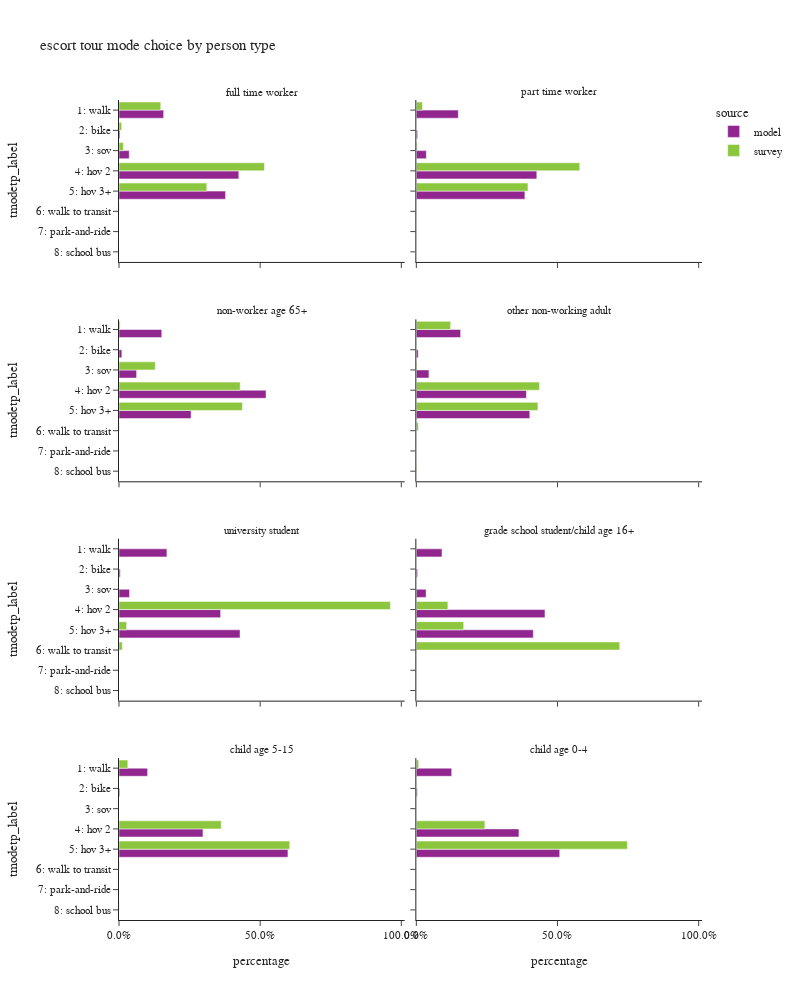

The notebook cell saved with this chart:
### Code cell
plot_mode_choice(es_tour,"pptyp_label",
                 {"pptyp_label":["full time worker","part time worker","non-worker age 65+","other non-working adult",
                                 "university student","grade school student/child age 16+","child age 5-15","child age 0-4"],
                  "tmodetp_label":["1: walk","2: bike","3: sov","4: hov 2","5: hov 3+","6: walk to transit",
                                   "7: park-and-ride","8: school bus","9: other–survey only"]},
                 "person type",
                 2,1000)

### Figure 1 — Plotly figure (JSON) as saved in the notebook; plotly's stock layout.template omitted (floating-point values rounded to 4 significant figures)
{"data": [{"alignmentgroup": "True", "customdata": [[30268], [724], [6923], [81200], [72216]], "hovertemplate": "source=model<br>pptyp_label=full time worker<br>percentage=%{x}<br>tmodetp_label=%{y}<br>sample count=%{customdata[0]}<extra></extra>", "legendgroup": "model", "marker": {"color": "#91268F", "pattern": {"shape": ""}}, "name": "model", "offsetgroup": "model", "orientation": "h", "showlegend": true, "textposition": "auto", "type": "bar", "x": [0.1582, 0.003784, 0.03618, 0.4244, 0.3774], "xaxis": "x7", "y": ["1: walk", "2: bike", "3: sov", "4: hov 2", "5: hov 3+"], "yaxis": "y7"}, {"alignmentgroup": "True", "customdata": [[35], [8], [10], [114], [66], [2]], "hovertemplate": "source=survey<br>pptyp_label=full time worker<br>percentage=%{x}<br>tmodetp_label=%{y}<br>sample count=%{customdata[0]}<extra></extra>", "legendgroup": "survey", "marker": {"color": "#8CC63E", "pattern": {"shape": ""}}, "name": "survey", "offsetgroup": "survey", "orientation": "h", "showlegend": true, "textposition": "auto", "type": "bar", "x": [0.1479, 0.009274, 0.01534, 0.5153, 0.311, 0.001134], "xaxis": "x7", "y": ["1: walk", "2: bike", "3: sov", "4: hov 2", "5: hov 3+", "6: walk to transit"], "yaxis": "y7"}, {"alignmentgroup": "True", "customdata": [[11288], [342], [2687], [32383], [29180]], "hovertemplate": "source=model<br>pptyp_label=part time worker<br>percentage=%{x}<br>tmodetp_label=%{y}<br>sample count=%{customdata[0]}<extra></extra>", "legendgroup": "model", "marker": {"color": "#91268F", "pattern": {"shape": ""}}, "name": "model", "offsetgroup": "model", "orientation": "h", "showlegend": false, "textposition": "auto", "type": "bar", "x": [0.1488, 0.004507, 0.03541, 0.4268, 0.3846], "xaxis": "x8", "y": ["1: walk", "2: bike", "3: sov", "4: hov 2", "5: hov 3+"], "yaxis": "y8"}, {"alignmentgroup": "True", "customdata": [[7], [2], [31], [28], [1]], "hovertemplate": "source=survey<br>pptyp_label=part time worker<br>percentage=%{x}<br>tmodetp_label=%{y}<br>sample count=%{customdata[0]}<extra></extra>", "legendgroup": "survey", "marker": {"color": "#8CC63E", "pattern": {"shape": ""}}, "name": "survey", "offsetgroup": "survey", "orientation": "h", "showlegend": false, "textposition": "auto", "type": "bar", "x": [0.02182, 0.003179, 0.5789, 0.3954, 0.0007061], "xaxis": "x8", "y": ["1: walk", "3: sov", "4: hov 2", "5: hov 3+", "6: walk to transit"], "yaxis": "y8"}, {"alignmentgroup": "True", "customdata": [[20532], [1374], [8450], [70589], [34589]], "hovertemplate": "source=model<br>pptyp_label=non-worker age 65+<br>percentage=%{x}<br>tmodetp_label=%{y}<br>sample count=%{customdata[0]}<extra></extra>", "legendgroup": "model", "marker": {"color": "#91268F", "pattern": {"shape": ""}}, "name": "model", "offsetgroup": "model", "orientation": "h", "showlegend": false, "textposition": "auto", "type": "bar", "x": [0.1515, 0.01014, 0.06235, 0.5208, 0.2552], "xaxis": "x5", "y": ["1: walk", "2: bike", "3: sov", "4: hov 2", "5: hov 3+"], "yaxis": "y5"}, {"alignmentgroup": "True", "customdata": [[5], [12], [40], [25], [1]], "hovertemplate": "source=survey<br>pptyp_label=non-worker age 65+<br>percentage=%{x}<br>tmodetp_label=%{y}<br>sample count=%{customdata[0]}<extra></extra>", "legendgroup": "survey", "marker": {"color": "#8CC63E", "pattern": {"shape": ""}}, "name": "survey", "offsetgroup": "survey", "orientation": "h", "showlegend": false, "textposition": "auto", "type": "bar", "x": [0.003936, 0.1285, 0.4293, 0.4371, 0.001111], "xaxis": "x5", "y": ["1: walk", "3: sov", "4: hov 2", "5: hov 3+", "6: walk to transit"], "yaxis": "y5"}, {"alignmentgroup": "True", "customdata": [[39319], [1658], [11194], [97732], [100739]], "hovertemplate": "source=model<br>pptyp_label=other non-working adult<br>percentage=%{x}<br>tmodetp_label=%{y}<br>sample count=%{customdata[0]}<extra></extra>", "legendgroup": "model", "marker": {"color": "#91268F", "pattern": {"shape": ""}}, "name": "model", "offsetgroup": "model", "orientation": "h", "showlegend": false, "textposition": "auto", "type": "bar", "x": [0.1569, 0.006615, 0.04466, 0.3899, 0.4019], "xaxis": "x6", "y": ["1: walk", "2: bike", "3: sov", "4: hov 2", "5: hov 3+"], "yaxis": "y6"}, {"alignmentgroup": "True", "customdata": [[21], [2], [5], [74], [40], [3], [1]], "hovertemplate": "source=survey<br>pptyp_label=other non-working adult<br>percentage=%{x}<br>tmodetp_label=%{y}<br>sample count=%{customdata[0]}<extra></extra>", "legendgroup": "survey", "marker": {"color": "#8CC63E", "pattern": {"shape": ""}}, "name": "survey", "offsetgroup": "survey", "orientation": "h", "showlegend": false, "textposition": "auto", "type": "bar", "x": [0.1214, 0.0008328, 0.002336, 0.4358, 0.4308, 0.007304, 0.001431], "xaxis": "x6", "y": ["1: walk", "2: bike", "3: sov", "4: hov 2", "5: hov 3+", "6: walk to transit", "8: school bus"], "yaxis": "y6"}, {"alignmentgroup": "True", "customdata": [[958], [25], [210], [2031], [2419]], "hovertemplate": "source=model<br>pptyp_label=university student<br>percentage=%{x}<br>tmodetp_label=%{y}<br>sample count=%{customdata[0]}<extra></extra>", "legendgroup": "model", "marker": {"color": "#91268F", "pattern": {"shape": ""}}, "name": "model", "offsetgroup": "model", "orientation": "h", "showlegend": false, "textposition": "auto", "type": "bar", "x": [0.1698, 0.00443, 0.03721, 0.3599, 0.4287], "xaxis": "x3", "y": ["1: walk", "2: bike", "3: sov", "4: hov 2", "5: hov 3+"], "yaxis": "y3"}, {"alignmentgroup": "True", "customdata": [[6], [1], [1]], "hovertemplate": "source=survey<br>pptyp_label=university student<br>percentage=%{x}<br>tmodetp_label=%{y}<br>sample count=%{customdata[0]}<extra></extra>", "legendgroup": "survey", "marker": {"color": "#8CC63E", "pattern": {"shape": ""}}, "name": "survey", "offsetgroup": "survey", "orientation": "h", "showlegend": false, "textposition": "auto", "type": "bar", "x": [0.9613, 0.02695, 0.01178], "xaxis": "x3", "y": ["4: hov 2", "5: hov 3+", "6: walk to transit"], "yaxis": "y3"}, {"alignmentgroup": "True", "customdata": [[490], [24], [187], [2456], [2233]], "hovertemplate": "source=model<br>pptyp_label=grade school student/child age 16+<br>percentage=%{x}<br>tmodetp_label=%{y}<br>sample count=%{customdata[0]}<extra></extra>", "legendgroup": "model", "marker": {"color": "#91268F", "pattern": {"shape": ""}}, "name": "model", "offsetgroup": "model", "orientation": "h", "showlegend": false, "textposition": "auto", "type": "bar", "x": [0.09091, 0.004453, 0.03469, 0.4557, 0.4143], "xaxis": "x4", "y": ["1: walk", "2: bike", "3: sov", "4: hov 2", "5: hov 3+"], "yaxis": "y4"}, {"alignmentgroup": "True", "customdata": [[4], [2], [1]], "hovertemplate": "source=survey<br>pptyp_label=grade school student/child age 16+<br>percentage=%{x}<br>tmodetp_label=%{y}<br>sample count=%{customdata[0]}<extra></extra>", "legendgroup": "survey", "marker": {"color": "#8CC63E", "pattern": {"shape": ""}}, "name": "survey", "offsetgroup": "survey", "orientation": "h", "showlegend": false, "textposition": "auto", "type": "bar", "x": [0.1117, 0.1678, 0.7206], "xaxis": "x4", "y": ["4: hov 2", "5: hov 3+", "6: walk to transit"], "yaxis": "y4"}, {"alignmentgroup": "True", "customdata": [[7184], [205], [21105], [42452]], "hovertemplate": "source=model<br>pptyp_label=child age 5-15<br>percentage=%{x}<br>tmodetp_label=%{y}<br>sample count=%{customdata[0]}<extra></extra>", "legendgroup": "model", "marker": {"color": "#91268F", "pattern": {"shape": ""}}, "name": "model", "offsetgroup": "model", "orientation": "h", "showlegend": false, "textposition": "auto", "type": "bar", "x": [0.1013, 0.00289, 0.2975, 0.5984], "xaxis": "x", "y": ["1: walk", "2: bike", "4: hov 2", "5: hov 3+"], "yaxis": "y"}, {"alignmentgroup": "True", "customdata": [[5], [12], [34], [1], [2]], "hovertemplate": "source=survey<br>pptyp_label=child age 5-15<br>percentage=%{x}<br>tmodetp_label=%{y}<br>sample count=%{customdata[0]}<extra></extra>", "legendgroup": "survey", "marker": {"color": "#8CC63E", "pattern": {"shape": ""}}, "name": "survey", "offsetgroup": "survey", "orientation": "h", "showlegend": false, "textposition": "auto", "type": "bar", "x": [0.03117, 0.362, 0.6048, 0.001156, 0.0008817], "xaxis": "x", "y": ["1: walk", "4: hov 2", "5: hov 3+", "6: walk to transit", "8: school bus"], "yaxis": "y"}, {"alignmentgroup": "True", "customdata": [[10326], [278], [29974], [41877]], "hovertemplate": "source=model<br>pptyp_label=child age 0-4<br>percentage=%{x}<br>tmodetp_label=%{y}<br>sample count=%{customdata[0]}<extra></extra>", "legendgroup": "model", "marker": {"color": "#91268F", "pattern": {"shape": ""}}, "name": "model", "offsetgroup": "model", "orientation": "h", "showlegend": false, "textposition": "auto", "type": "bar", "x": [0.1252, 0.003372, 0.3635, 0.5079], "xaxis": "x2", "y": ["1: walk", "2: bike", "4: hov 2", "5: hov 3+"], "yaxis": "y2"}, {"alignmentgroup": "True", "customdata": [[7], [1], [8], [33]], "hovertemplate": "source=survey<br>pptyp_label=child age 0-4<br>percentage=%{x}<br>tmodetp_label=%{y}<br>sample count=%{customdata[0]}<extra></extra>", "legendgroup": "survey", "marker": {"color": "#8CC63E", "pattern": {"shape": ""}}, "name": "survey", "offsetgroup": "survey", "orientation": "h", "showlegend": false, "textposition": "auto", "type": "bar", "x": [0.008587, 0.001095, 0.2428, 0.7475], "xaxis": "x2", "y": ["1: walk", "2: bike", "4: hov 2", "5: hov 3+"], "yaxis": "y2"}], "layout": {"annotations": [{"font": {}, "showarrow": false, "text": "child age 5-15", "x": 0.245, "xanchor": "center", "xref": "paper", "y": 0.1975, "yanchor": "bottom", "yref": "paper"}, {"font": {}, "showarrow": false, "text": "child age 0-4", "x": 0.755, "xanchor": "center", "xref": "paper", "y": 0.1975, "yanchor": "bottom", "yref": "paper"}, {"font": {}, "showarrow": false, "text": "university student", "x": 0.245, "xanchor": "center", "xref": "paper", "y": 0.465, "yanchor": "bottom", "yref": "paper"}, {"font": {}, "showarrow": false, "text": "grade school student/child age 16+", "x": 0.755, "xanchor": "center", "xref": "paper", "y": 0.465, "yanchor": "bottom", "yref": "paper"}, {"font": {}, "showarrow": false, "text": "non-worker age 65+", "x": 0.245, "xanchor": "center", "xref": "paper", "y": 0.7325, "yanchor": "bottom", "yref": "paper"}, {"font": {}, "showarrow": false, "text": "other non-working adult", "x": 0.755, "xanchor": "center", "xref": "paper", "y": 0.7325, "yanchor": "bottom", "yref": "paper"}, {"font": {}, "showarrow": false, "text": "full time worker", "x": 0.245, "xanchor": "center", "xref": "paper", "y": 1.0, "yanchor": "bottom", "yref": "paper"}, {"font": {}, "showarrow": false, "text": "part time worker", "x": 0.755, "xanchor": "center", "xref": "paper", "y": 1.0, "yanchor": "bottom", "yref": "paper"}], "barmode": "group", "height": 1000, "legend": {"title": {"text": "source"}, "tracegroupgap": 0}, "title": {"text": "escort tour mode choice by person type"}, "width": 800, "xaxis": {"anchor": "y", "domain": [0.0, 0.49], "tickformat": ".1%", "title": {"text": "percentage"}}, "xaxis2": {"anchor": "y2", "domain": [0.51, 1.0], "matches": "x", "tickformat": ".1%", "title": {"text": "percentage"}}, "xaxis3": {"anchor": "y3", "domain": [0.0, 0.49], "matches": "x", "showticklabels": false, "tickformat": ".1%"}, "xaxis4": {"anchor": "y4", "domain": [0.51, 1.0], "matches": "x", "showticklabels": false, "tickformat": ".1%"}, "xaxis5": {"anchor": "y5", "domain": [0.0, 0.49], "matches": "x", "showticklabels": false, "tickformat": ".1%"}, "xaxis6": {"anchor": "y6", "domain": [0.51, 1.0], "matches": "x", "showticklabels": false, "tickformat": ".1%"}, "xaxis7": {"anchor": "y7", "domain": [0.0, 0.49], "matches": "x", "showticklabels": false, "tickformat": ".1%"}, "xaxis8": {"anchor": "y8", "domain": [0.51, 1.0], "matches": "x", "showticklabels": false, "tickformat": ".1%"}, "yaxis": {"anchor": "x", "categoryarray": ["9: other–survey only", "8: school bus", "7: park-and-ride", "6: walk to transit", "5: hov 3+", "4: hov 2", "3: sov", "2: bike", "1: walk"], "categoryorder": "array", "domain": [0.0, 0.1975], "title": {"text": "tmodetp_label"}}, "yaxis2": {"anchor": "x2", "domain": [0.0, 0.1975], "matches": "y", "showticklabels": false}, "yaxis3": {"anchor": "x3", "categoryarray": ["9: other–survey only", "8: school bus", "7: park-and-ride", "6: walk to transit", "5: hov 3+", "4: hov 2", "3: sov", "2: bike", "1: walk"], "categoryorder": "array", "domain": [0.2675, 0.465], "matches": "y", "title": {"text": "tmodetp_label"}}, "yaxis4": {"anchor": "x4", "domain": [0.2675, 0.465], "matches": "y", "showticklabels": false}, "yaxis5": {"anchor": "x5", "categoryarray": ["9: other–survey only", "8: school bus", "7: park-and-ride", "6: walk to transit", "5: hov 3+", "4: hov 2", "3: sov", "2: bike", "1: walk"], "categoryorder": "array", "domain": [0.535, 0.7325], "matches": "y", "title": {"text": "tmodetp_label"}}, "yaxis6": {"anchor": "x6", "domain": [0.535, 0.7325], "matches": "y", "showticklabels": false}, "yaxis7": {"anchor": "x7", "categoryarray": ["9: other–survey only", "8: school bus", "7: park-and-ride", "6: walk to transit", "5: hov 3+", "4: hov 2", "3: sov", "2: bike", "1: walk"], "categoryorder": "array", "domain": [0.8025, 1.0], "matches": "y", "title": {"text": "tmodetp_label"}}, "yaxis8": {"anchor": "x8", "domain": [0.8025, 1.0], "matches": "y", "showticklabels": false}}}
